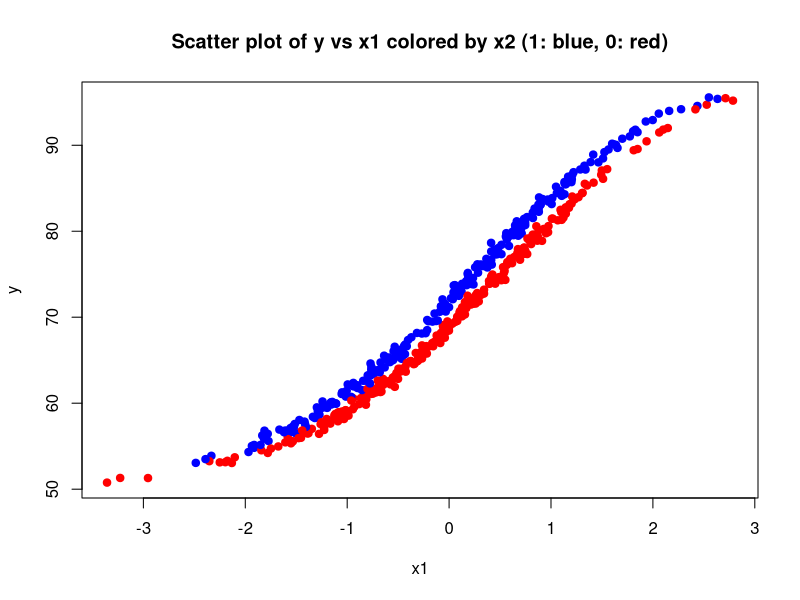

This chart was generated by the following R code:
## ---- chunk 1
set.seed(230120261)

# Sample size and explanatory variables
N  <- 500
x1 <- rnorm(N, 0, 1)
x2 <- rbinom(N, 1, 0.5)

# True coefficients
beta_0 <- -0.5
beta_1 <- 1.0
beta_2 <- 0.25

# Linear predictor and mean via logit link
eta <- beta_0 + beta_1 * x1 + beta_2 * x2
mu <- 1/(1 + exp(-eta))

# Precision parameter
phi <- 2000

# Simulate response variable from the Beta regression model
alpha <- mu * phi
beta  <- (1 - mu) * phi
y     <- rbeta(N, alpha, beta)

y_scaled <- 50 * y + 50 # Rescale y to interval (50, 100)

plot(x1, y_scaled, col = ifelse(x2 == 1, "blue", "red"), # ylim = c(50,100),
     pch = 19, xlab = "x1", ylab = "y",
     main = "Scatter plot of y vs x1 colored by x2 (1: blue, 0: red)")
